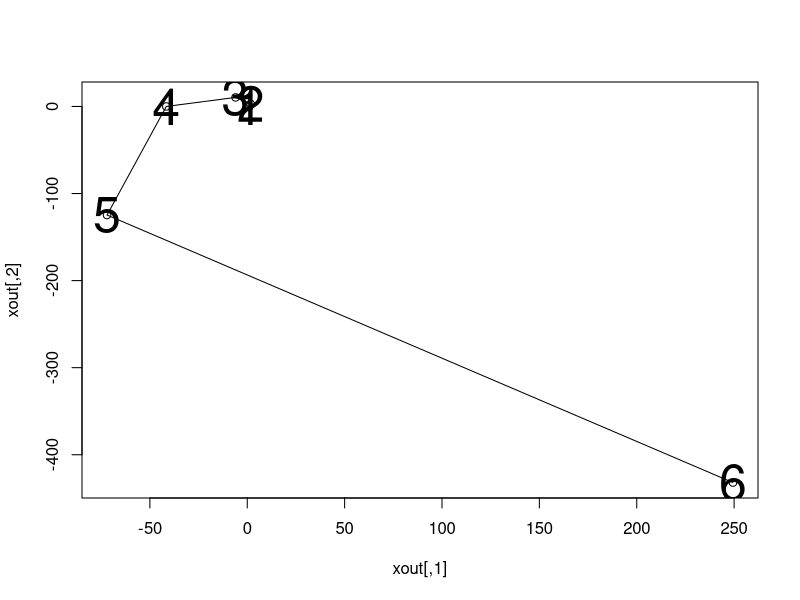

Reproduce this figure in R.
rm(list=ls())
cat("\014")
dev.off()

A <- matrix(c(sqrt(3), -3, 3, sqrt(3)), ncol=2, byrow=TRUE)
x <- c(1,0)

xout <- x
n <- 5
for (i in c(1:n)){
  x <- A%*%x
  xout <- rbind(xout, t(x) )
}

plot(xout)
lines(xout)
text(xout, labels=1:(n+1), cex=3)
